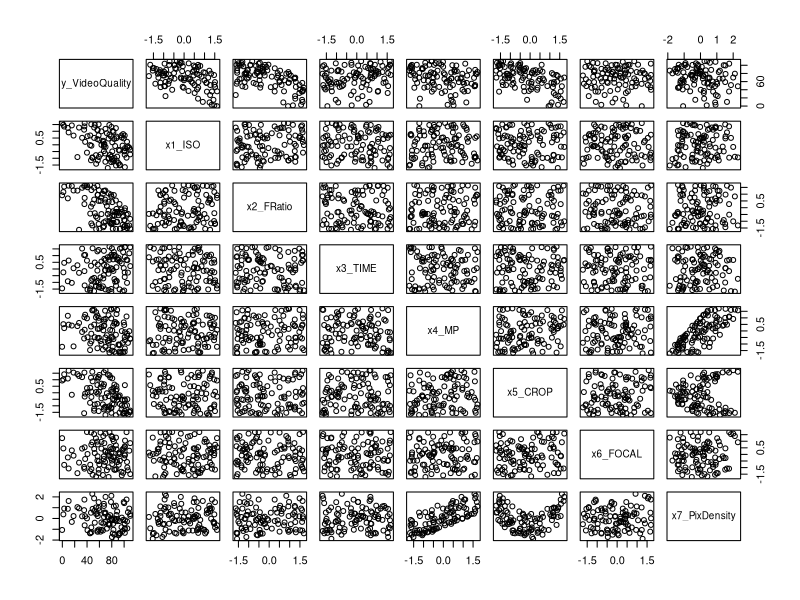
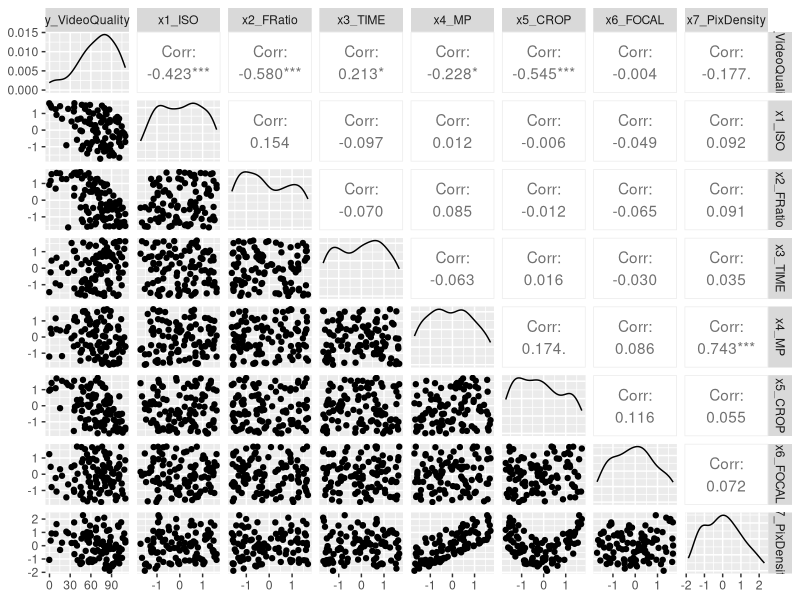
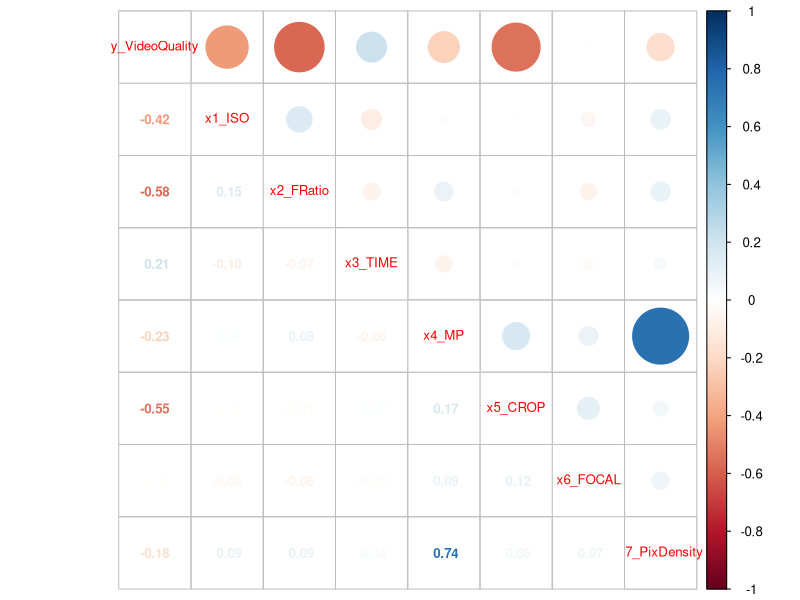
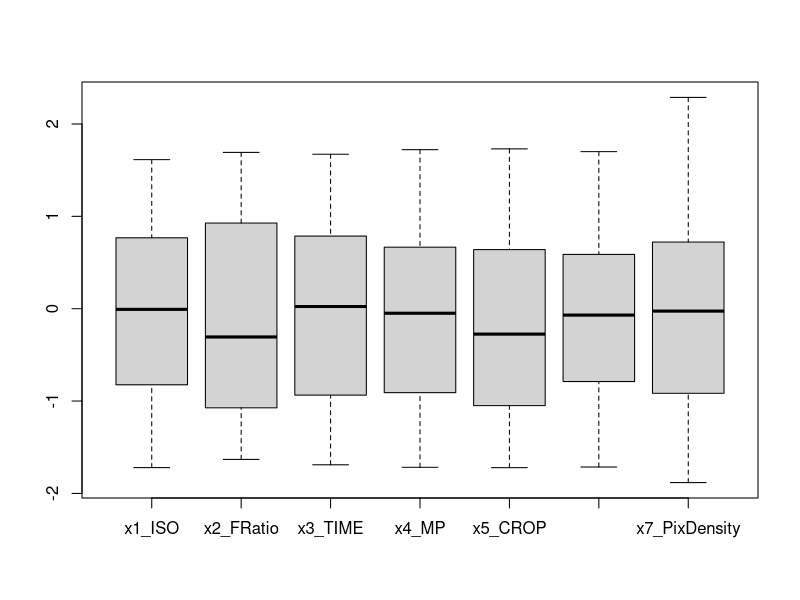
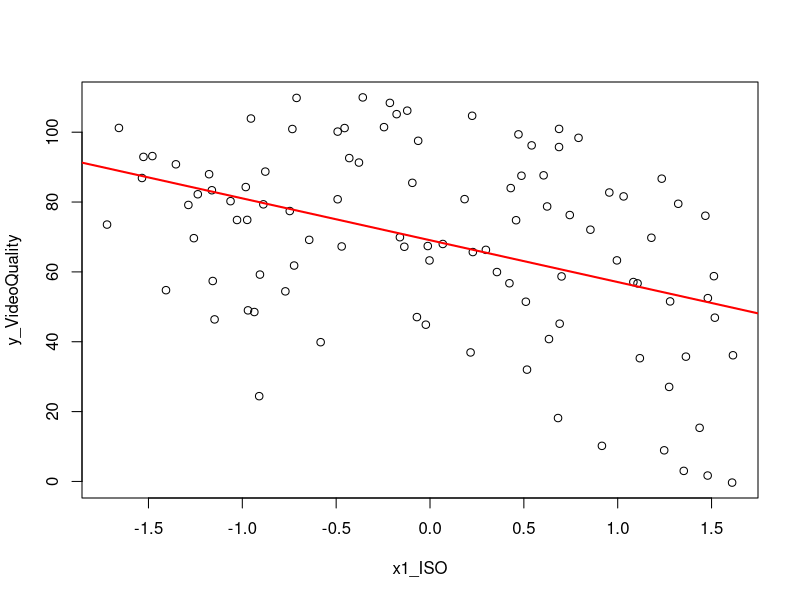
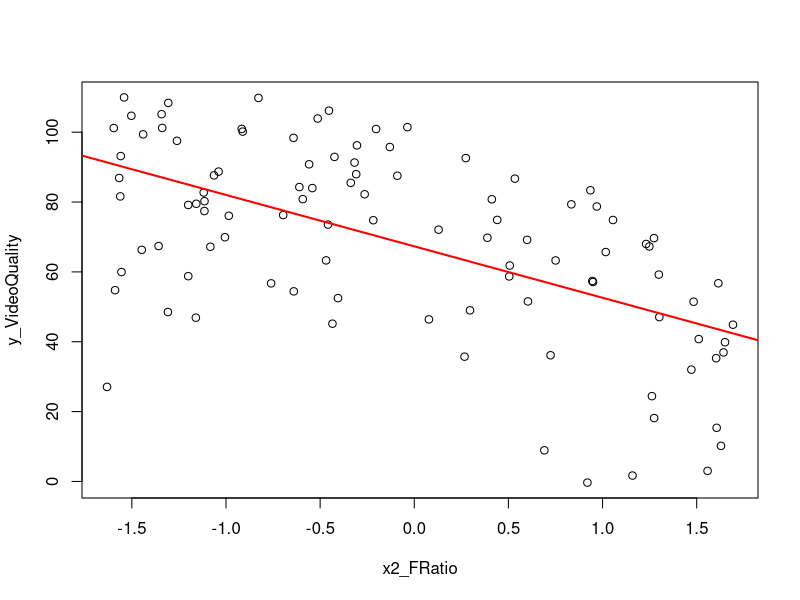
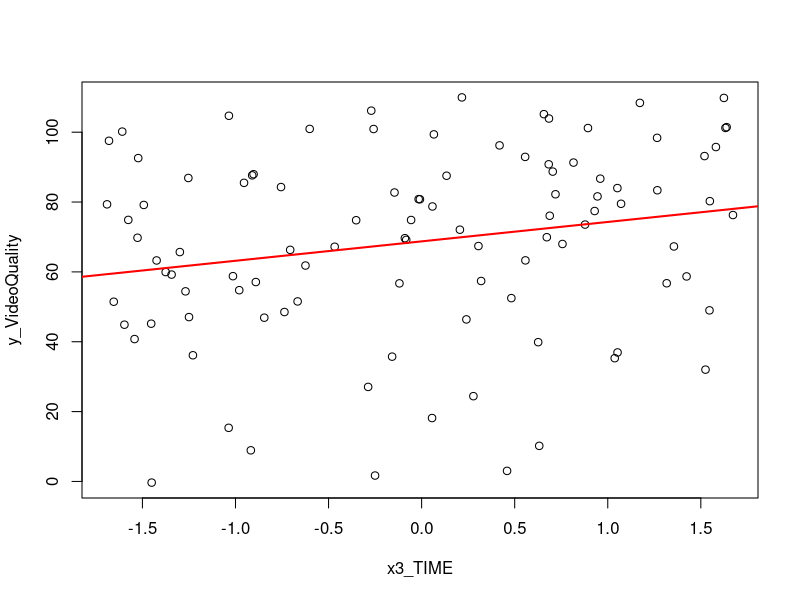
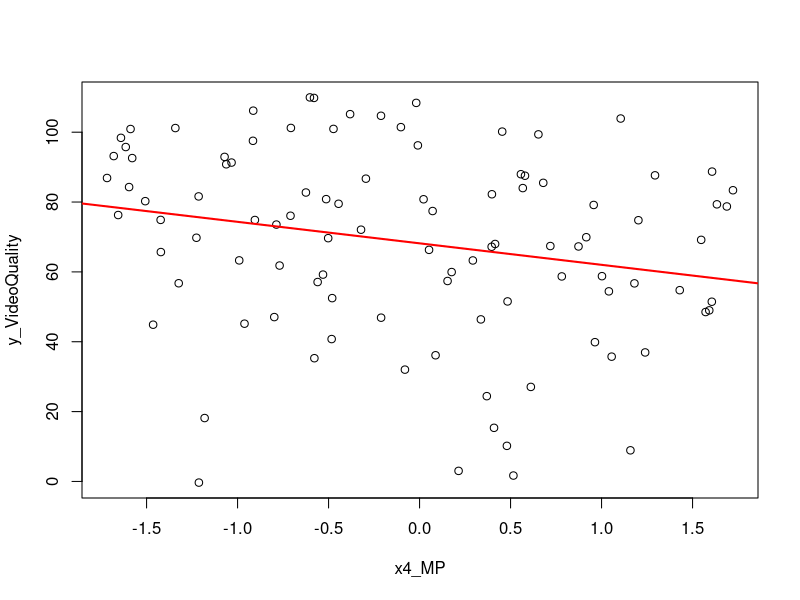

The R script that drew these images, in order:
# ------------------------------------------------------------------------------
# Progetto finale del corso di Statistica Applicata - A.A. 2024/25
# Gruppo #5 - Corrado Giachetta, Francesco Peluso, Gerardo Selce, Anuar Zouhri
#
# Università degli Studi di Salerno - DIEM
# Dipartimento di Ingegneria dell'Informazione, Elettrica e Matematica Applicata
# ------------------------------------------------------------------------------

# Impostazione path cartella progetto (N.B. cambia a seconda di chi usa il file)
#setwd('~/GitHub Repos/AppliedStatistics-Project')     # path Francesco
setwd('C:/Users/anuar/AppliedStatistics-Project')     # path Corrado
#setwd('')     # path Anuar
#setwd('')     # path Gerardo

# ------------------------------------------------------------------------------
#package da scaricare 
install.packages("GGally")

# Lettura del dataset da file CSV
data = read.csv('./dataset.csv');

#------------------------------------------------
#STATISTICA DESCRITTIVA
#
# Scatterplot delle correlazioni tra le coppie di variabili
plot(data);

library(ggplot2)
library("GGally")

ggpairs(data)

library("corrplot")
corrplot.mixed(cor(data),number.cex=0.8,tl.cex=0.8)

lin_mod_all=lm(y_VideoQuality ~ ., data=data)
summary(lin_mod_all)

step_lin=step(lin_mod_all, trace = 1, data=data)
summary(step_lin)

median(data$y_VideoQuality) #analisi mediana
mean(data$y_VideoQuality) #analisi media
quantile(data$y_VideoQuality,probs=c(0.25,0.50,0.75)) #analisi quantili
boxplot(data[, !(names(data) %in% "y_VideoQuality")])
#-------------------------------------------------------------

#Valutazione della relazione tra y_VideoQuality e le varibili xi

#x1_ISO
dev.new()
plot(data$x1_ISO,data$y_VideoQuality,xlab="x1_ISO",ylab = 'y_VideoQuality')
fit1 = lm(data$y_VideoQuality~data$x1_ISO,data=data)
abline(fit1, col="red",lw=2)
summary(fit1)

#x2_FRatio
dev.new()
plot(data$x2_FRatio,data$y_VideoQuality,xlab="x2_FRatio",ylab = 'y_VideoQuality')
fit2 = lm(data$y_VideoQuality~data$x2_FRatio,data=data)
abline(fit2, col="red",lw=2)
summary(fit2)

#x3_TIME
dev.new()
plot(data$x3_TIME,data$y_VideoQuality,xlab="x3_TIME",ylab = 'y_VideoQuality')
fit3 = lm(data$y_VideoQuality~data$x3_TIME,data=data)
abline(fit3, col="red",lw=2)
summary(fit3)

#x4_MP
dev.new()
plot(data$x4_MP,data$y_VideoQuality,xlab="x4_MP",ylab = 'y_VideoQuality')
fit4 = lm(data$y_VideoQuality~data$x4_MP,data=data)
abline(fit4, col="red",lw=2)
summary(fit4)

#x5_CROP
dev.new()
plot(data$x5_CROP,data$y_VideoQuality,xlab="x5_CROP",ylab = 'y_VideoQuality')
fit5 = lm(data$y_VideoQuality~data$x5_CROP,data=data)
abline(fit5, col="red",lw=2)
summary(fit5)

#x6_FOCAL
dev.new()
plot(data$x6_FOCAL,data$y_VideoQuality,xlab="x1_ISO",ylab = 'y_VideoQuality')
fit6 = lm(data$y_VideoQuality~data$x6_FOCAL,data=data)
abline(fit6, col="red",lw=2)
summary(fit6)

#x7_PixDensity
dev.new()
plot(data$x7_PixDensity,data$y_VideoQuality,xlab="x1_ISO",ylab = 'y_VideoQuality')
fit6 = lm(data$y_VideoQuality~data$x7_PixDensity,data=data)
abline(fit6, col="red",lw=2)
summary(fit6)
